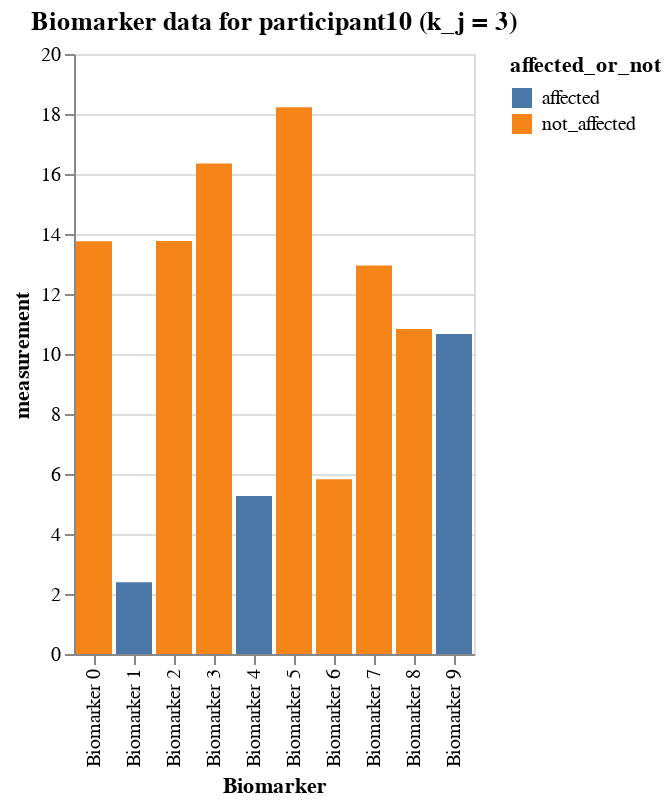

Notebook source saved alongside this figure:
### Markdown cell above
### A certain participant's data

### Code cell
# participant 10
participant10_data = df_expanded[df_expanded.participant == 10]
alt.Chart(participant10_data).mark_bar().encode(
    x='Biomarker',
    y='measurement',
    color=alt.Color(
        'affected_or_not:N'
    ),
    tooltip=['Biomarker', 'affected_or_not', 'measurement']
).interactive().properties(
    title=f'Biomarker data for participant10 (k_j = {participant10_data.k_j.to_list()[0]})'
)

### Figure 1 — Vega-Lite specification as saved in the notebook (floating-point values rounded to 4 significant figures)
{"config": {"view": {"continuousWidth": 300, "continuousHeight": 300}}, "data": {"name": "data-f470ad725d95dac9a3a77bed9e407687"}, "mark": {"type": "bar"}, "encoding": {"color": {"field": "affected_or_not", "type": "nominal"}, "tooltip": [{"field": "Biomarker", "type": "nominal"}, {"field": "affected_or_not", "type": "nominal"}, {"field": "measurement", "type": "quantitative"}], "x": {"field": "Biomarker", "type": "nominal"}, "y": {"field": "measurement", "type": "quantitative"}}, "params": [{"name": "param_4", "select": {"type": "interval", "encodings": ["x", "y"]}, "bind": "scales"}], "title": "Biomarker data for participant10 (k_j = 3)", "$schema": "https://vega.github.io/schema/vega-lite/v5.16.3.json", "datasets": {"data-f470ad725d95dac9a3a77bed9e407687": [{"Biomarker": "Biomarker 0", "participant": 10, "measurement": 13.76, "k_j": 3, "S_n": 7, "affected_or_not": "not_affected"}, {"Biomarker": "Biomarker 1", "participant": 10, "measurement": 2.396, "k_j": 3, "S_n": 2, "affected_or_not": "affected"}, {"Biomarker": "Biomarker 2", "participant": 10, "measurement": 13.76, "k_j": 3, "S_n": 8, "affected_or_not": "not_affected"}, {"Biomarker": "Biomarker 3", "participant": 10, "measurement": 16.35, "k_j": 3, "S_n": 4, "affected_or_not": "not_affected"}, {"Biomarker": "Biomarker 4", "participant": 10, "measurement": 5.265, "k_j": 3, "S_n": 3, "affected_or_not": "affected"}, {"Biomarker": "Biomarker 5", "participant": 10, "measurement": 18.22, "k_j": 3, "S_n": 5, "affected_or_not": "not_affected"}, {"Biomarker": "Biomarker 6", "participant": 10, "measurement": 5.825, "k_j": 3, "S_n": 10, "affected_or_not": "not_affected"}, {"Biomarker": "Biomarker 7", "participant": 10, "measurement": 12.95, "k_j": 3, "S_n": 6, "affected_or_not": "not_affected"}, {"Biomarker": "Biomarker 8", "participant": 10, "measurement": 10.83, "k_j": 3, "S_n": 9, "affected_or_not": "not_affected"}, {"Biomarker": "Biomarker 9", "participant": 10, "measurement": 10.66, "k_j": 3, "S_n": 1, "affected_or_not": "affected"}]}}
